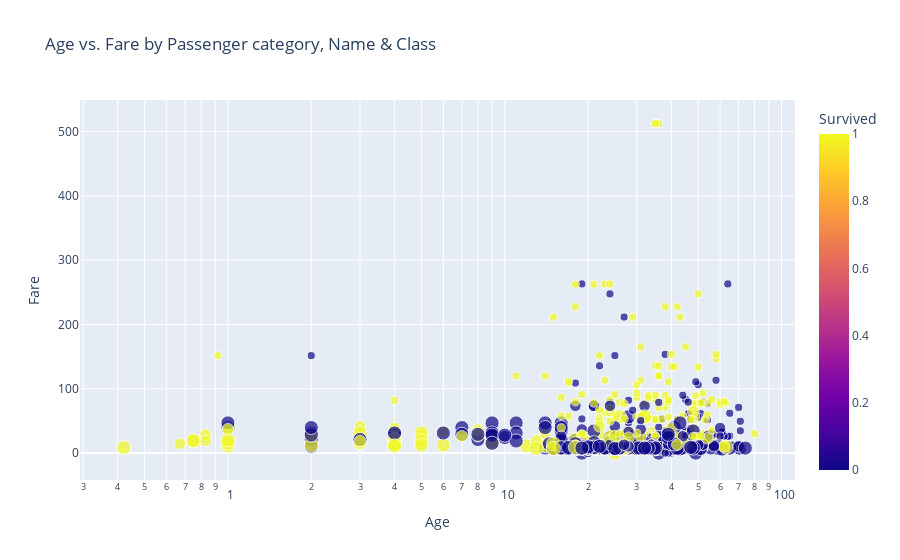

Notebook cell for this chart:
### Markdown cell above
#Bubble plot of the ages to the fare paid by each passenger categorizing whether they survived or not.

### Code cell
fig = px.scatter(data, x="Age", y="Fare",
                        size="Pclass", color="Survived",
                 hover_name="Name", log_x=True, size_max=10, title=" Age vs. Fare by Passenger category, Name & Class")
fig.show()

### Figure 1 — Plotly figure (JSON) as saved in the notebook; plotly's stock layout.template omitted (floating-point values rounded to 4 significant figures; data arrays with more than 128 entries replaced by an {"elided": "..."} marker saying what was removed)
{"data": [{"hovertemplate": "<b>%{hovertext}</b><br><br>Age=%{x}<br>Fare=%{y}<br>Pclass=%{marker.size}<br>Survived=%{marker.color}<extra></extra>", "hovertext": {"elided": "891 str values"}, "legendgroup": "", "marker": {"color": {"elided": "891 int values"}, "coloraxis": "coloraxis", "size": {"elided": "891 int values"}, "sizemode": "area", "sizeref": 0.03, "symbol": "circle"}, "mode": "markers", "name": "", "orientation": "v", "showlegend": false, "type": "scatter", "x": {"elided": "891 float values"}, "xaxis": "x", "y": {"elided": "891 float values"}, "yaxis": "y"}], "layout": {"coloraxis": {"colorbar": {"title": {"text": "Survived"}}, "colorscale": [[0, "#0d0887"], [0.1111, "#46039f"], [0.2222, "#7201a8"], [0.3333, "#9c179e"], [0.4444, "#bd3786"], [0.5556, "#d8576b"], [0.6667, "#ed7953"], [0.7778, "#fb9f3a"], [0.8889, "#fdca26"], [1, "#f0f921"]]}, "legend": {"itemsizing": "constant", "tracegroupgap": 0}, "title": {"text": " Age vs. Fare by Passenger category, Name & Class"}, "xaxis": {"anchor": "y", "domain": [0, 1], "title": {"text": "Age"}, "type": "log"}, "yaxis": {"anchor": "x", "domain": [0, 1], "title": {"text": "Fare"}}}}
